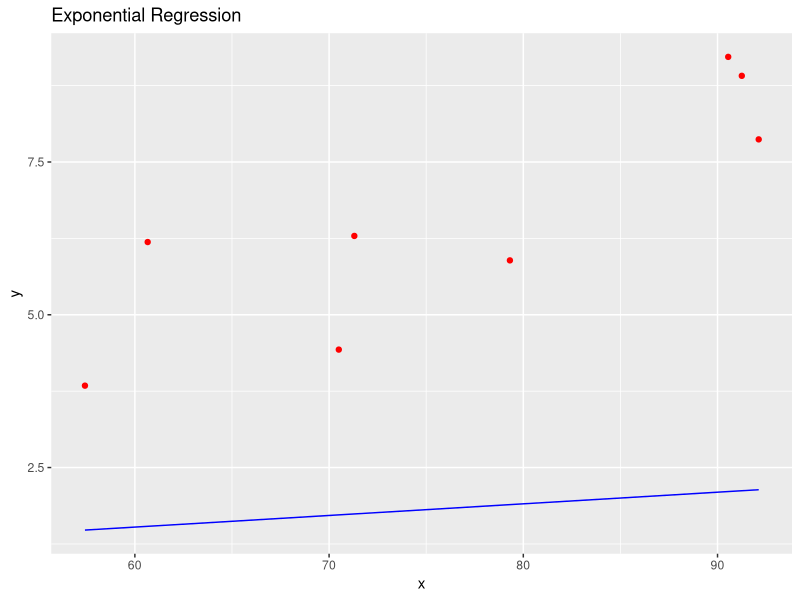

Reproduce this figure in R.
library(ggplot2)

x <- c(79.31, 57.43, 60.66, 90.55, 92.12, 71.30, 70.50, 91.25)
y <- c(5.89, 3.84, 6.19, 9.22, 7.87, 6.29, 4.43, 8.91)
data <- data.frame(x, y)

y.log <- log(y)

Mx.2 <- sum(x^2) / length(x)
Mx <- sum(x) / length(x)
Mxy <- sum(x * y.log) / length(x)
My <- sum(y.log) / length(y.log)

n <- (Mxy - Mx * My) / (Mx.2 - Mx * Mx)
b <- (Mx.2 * My - Mxy * Mx) / (Mx.2 - Mx * Mx)
a <- exp(b)

eq <- sprintf("y = %f * e^(%f*x)", a, n)

exp.model <- lm(y.log~x, data=data)
mse <- mean(exp.model$residuals^2)
mse

p <- ggplot(data, aes(x=x, y=y))
p + geom_point(color="Red") +
  geom_line(aes(x = x, y = predict(exp.model)), color="Blue") +
  labs(title="Exponential Regression", x="x", y="y")